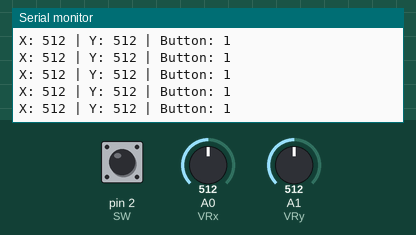
The sketch below on a simulated Arduino Uno, built with avr-gcc and run on an emulated ATmega328P. On the bench: the last lines printed to the serial monitor. Inputs (shaded band) come from the test bench; at power-on: A0 (VRx) = 512, A1 (VRy) = 512, pin 2 (SW) HIGH.

Above: at 1.2 s.
1.3 s: A0 (VRx) set to 716
At 1.32 s:
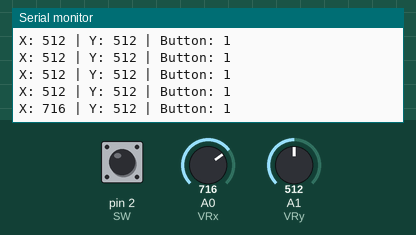
2.8 s: A1 (VRy) set to 716
At 2.83 s:
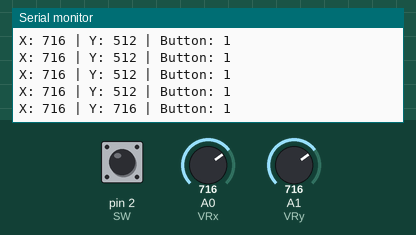
4.3 s: A0 (VRx) set to 1023
At 4.34 s:
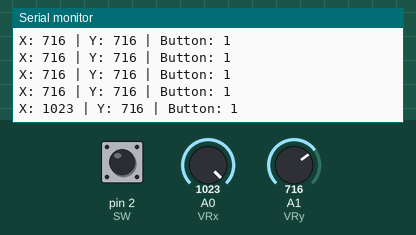
7.3 s: A0 (VRx) set to 0
At 7.36 s:
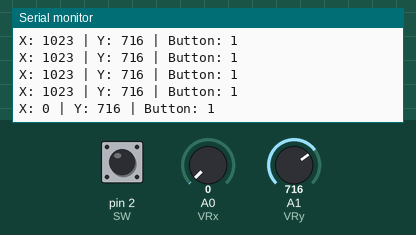
10.3 s: pin 2 (SW) pulled LOW for 0.15 s
At 10.38 s:
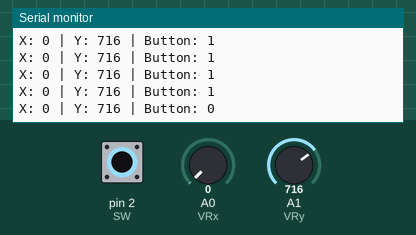
11.9 s: A1 (VRy) set to 900
At 11.99 s:
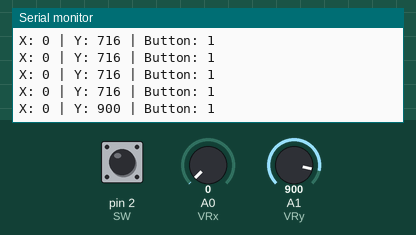
Timing chart, 0 to 14.4 s (numbered marks = the images above; inputs shaded):
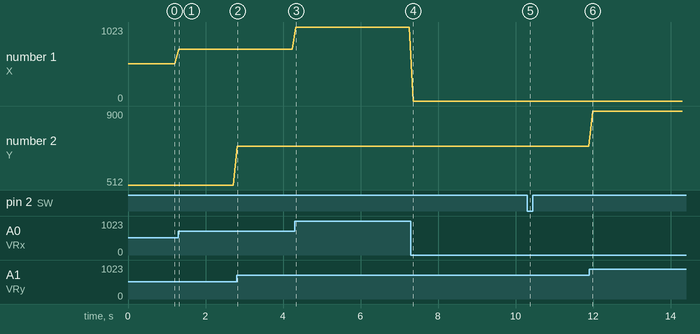

The sketch:

Joystick_Test.ino
```cpp
int VRx = A0;
int VRy = A1;
int SW = 2;

int xPosition = 0;
int yPosition = 0;
int SW_state = 0;

void setup() {
  Serial.begin(9600);

  pinMode(VRx, INPUT);
  pinMode(VRy, INPUT);
  pinMode(SW, INPUT_PULLUP);

}

void loop() {
  xPosition = analogRead(VRx);
  yPosition = analogRead(VRy);
  SW_state = digitalRead(SW);

  Serial.print("X: ");
  Serial.print(xPosition);
  Serial.print(" | Y: ");
  Serial.print(yPosition);
  Serial.print(" | Button: ");
  Serial.println(SW_state);

  delay(100);

}
```

Measured:
- after the input at 1.3 s, the serial monitor: prints a new line at once (image 1)
- after the input at 2.8 s, the serial monitor: prints a new line at once (image 2)
- after the input at 4.3 s, the serial monitor: prints a new line at once (image 3)
- after the input at 7.3 s, the serial monitor: prints a new line after 0.06 s (image 4)
- after the input at 10.3 s, the serial monitor: prints a new line after 0.08 s (image 5)
- after the input at 11.9 s, the serial monitor: prints a new line after 0.09 s (image 6)
- plotted number 1: 512 → 716 after the input at 1.3 s, 716 → 1023 after the input at 4.3 s, 1023 → 0 after the input at 7.3 s
- plotted number 2: 716 → 900 after the input at 11.9 s
